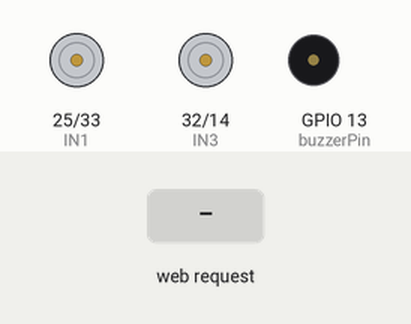
Bench run of a sketch on a simulated ESP32. Parts: motor-driver pin pairs drawn as motors (green arrow = first pin HIGH = forward, orange = second pin HIGH = backward, longer = more drive, scaled by the enable pin), buzzer (waves = sounding, pin HIGH). The inputs (shaded band) are chosen by the test bench. WiFi joins after 1.5 s; servers stay silent unless stated; what the sketch prints to the serial monitor is not drawn.

Above: at 2.7 s.
2.8 s: HTTP request GET /BACK received
At 3.55 s:
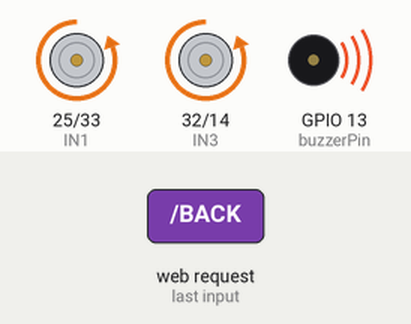
5.8 s: HTTP request GET /FORWARD received
At 6.1 s:
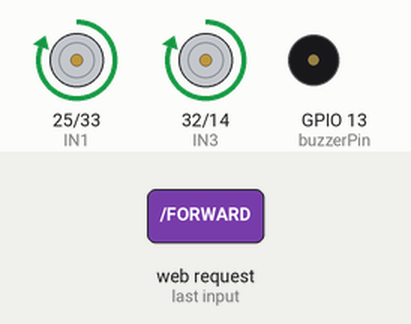
7.3 s: HTTP request GET /LEFT received
At 8.4 s:
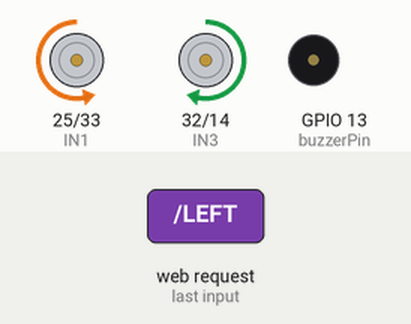
8.8 s: HTTP request GET /RIGHT received
At 9.6 s:
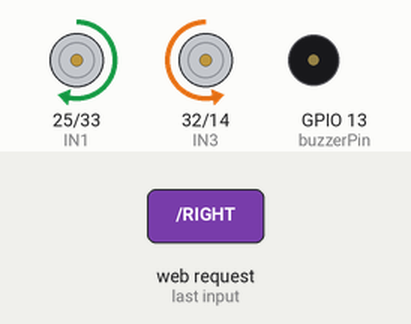
10.3 s: HTTP request GET /STOP received
At 10.7 s:
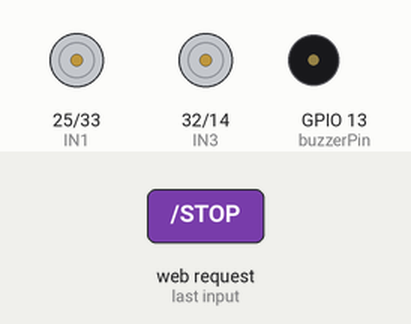
11.8 s: HTTP request GET /FORWARD received
At 13.0 s:
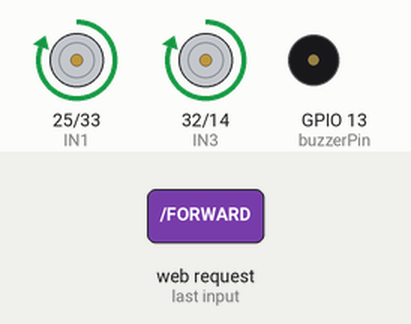
Timing chart, 0 to 14.3 s (numbered marks = the images above; inputs shaded):
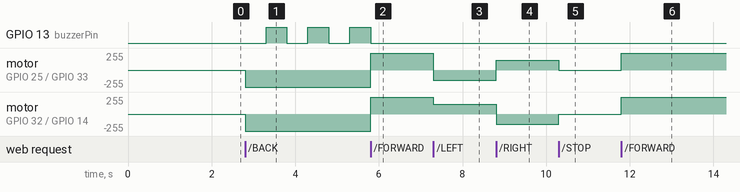

Measured:
- after the input at 2.8 s, GPIO 13 (buzzerPin): alternates HIGH for 0.50 s and LOW for 0.50 s, starting after 0.50 s; motor on GPIO 25 (IN1) / GPIO 33 (IN2), motor on GPIO 32 (IN3) / GPIO 14 (IN4): stopped → backward 255/255 at once
- after the input at 5.8 s, GPIO 13 (buzzerPin): goes on until 5.8 s, then stays LOW; motor on GPIO 25 (IN1) / GPIO 33 (IN2), motor on GPIO 32 (IN3) / GPIO 14 (IN4): backward 255/255 → forward 255/255 at once
- after the input at 7.3 s, motor on GPIO 25 (IN1) / GPIO 33 (IN2): forward 255/255 → backward 150/255 at once; motor on GPIO 32 (IN3) / GPIO 14 (IN4): forward 255/255 → forward 150/255 at once
- after the input at 8.8 s, motor on GPIO 25 (IN1) / GPIO 33 (IN2): backward 150/255 → forward 150/255 at once; motor on GPIO 32 (IN3) / GPIO 14 (IN4): forward 150/255 → backward 150/255 at once
- after the input at 10.3 s, motor on GPIO 25 (IN1) / GPIO 33 (IN2): forward 150/255 → stopped at once; motor on GPIO 32 (IN3) / GPIO 14 (IN4): backward 150/255 → stopped at once
- after the input at 11.8 s, motor on GPIO 25 (IN1) / GPIO 33 (IN2), motor on GPIO 32 (IN3) / GPIO 14 (IN4): stopped → forward 255/255 at once

The sketch:

arduino_carro_buzzer.ino
```cpp
#include <WiFi.h>
#include <WebServer.h>
#include <Ticker.h>

const char* ssid = "GalaxyA31";       // seu Wi-Fi
const char* password = "775775775";   // senha do Wi-Fi

// Definição dos pinos
#define ENA 26  // PWM Motor A
#define IN1 25  // Motor A frente
#define IN2 33  // Motor A ré

#define ENB 27  // PWM Motor B
#define IN3 32  // Motor B frente
#define IN4 14  // Motor B ré

const int buzzerPin = 13; // Pino do Buzzer

WebServer server(80);
Ticker buzzerTicker;

bool buzzerState = false;

// Funções de controle do buzzer
void toggleBuzzer() {
  buzzerState = !buzzerState;
  digitalWrite(buzzerPin, buzzerState);
}

// HTML + CSS + JS dentro do Arduino
const char* htmlPage = R"rawliteral(
<!DOCTYPE html>
<html lang="pt-br">
<head>
<meta charset="UTF-8">
<meta name="viewport" content="width=device-width, initial-scale=1.0">
<title>Controle do Carrinho - ESP32</title>
<style>
body { font-family: Arial, sans-serif; display: flex; justify-content: center; align-items: center; min-height: 100vh; background-color: #f0f0f0; margin:0; text-align:center;}
.container { background-color:#fff; padding:2em; border-radius:10px; box-shadow:0 4px 8px rgba(0,0,0,0.1);}
h1 { color:#333; margin-bottom:1em; }
.status { font-size:1.2em; color:#666; margin-bottom:1.5em;}
.button-group { display:flex; flex-wrap:wrap; gap:20px; justify-content:center;}
.control-button { padding:15px 30px; font-size:1em; border:none; border-radius:5px; cursor:pointer; color:white; transition:0.3s;}
#forward { background-color:#4CAF50; } #forward:hover { background-color:#45a049; }
#back { background-color:#f44336; } #back:hover { background-color:#e53935; }
#left { background-color:#ff9800; } #left:hover { background-color:#e68a00; }
#right { background-color:#2196F3; } #right:hover { background-color:#1976d2; }
#stop { background-color:#9E9E9E; } #stop:hover { background-color:#7e7e7e; }
</style>
</head>
<body>
<div class="container">
<h1>Controle do Carrinho</h1>
<p class="status" id="status-text">Status: parado</p>
<div class="button-group">
  <button id="forward" class="control-button">Frente</button>
  <button id="back" class="control-button">Ré</button>
  <button id="left" class="control-button">Esquerda</button>
  <button id="right" class="control-button">Direita</button>
  <button id="stop" class="control-button">Parar</button>
</div>
</div>
<script>
const statusText = document.getElementById('status-text');

document.getElementById('forward').addEventListener('click',()=>toggleCar('FORWARD'));
document.getElementById('back').addEventListener('click',()=>toggleCar('BACK'));
document.getElementById('left').addEventListener('click',()=>toggleCar('LEFT'));
document.getElementById('right').addEventListener('click',()=>toggleCar('RIGHT'));
document.getElementById('stop').addEventListener('click',()=>toggleCar('STOP'));

async function toggleCar(command){
    try{
        const response = await fetch('/'+command);
        await response.text();
        statusText.textContent = 'Status: ' + command.toLowerCase();
    }catch(err){
        statusText.textContent = 'Erro de conexão';
        console.error(err);
    }
}
</script>
</body>
</html>
)rawliteral";

// Funções de controle do carrinho
void moveForward() {
  buzzerTicker.detach(); // Garante que o buzzer pare de apitar
  digitalWrite(buzzerPin, LOW); // Garante que o buzzer esteja desligado
  analogWrite(ENA, 255);
  digitalWrite(IN1, HIGH);
  digitalWrite(IN2, LOW);
  analogWrite(ENB, 255);
  digitalWrite(IN3, HIGH);
  digitalWrite(IN4, LOW);
  Serial.println("Frente");
}

void moveBack() {
  buzzerTicker.attach_ms(500, toggleBuzzer); // Toca o buzzer a cada 500ms
  analogWrite(ENA, 255);
  digitalWrite(IN1, LOW);
  digitalWrite(IN2, HIGH);
  analogWrite(ENB, 255);
  digitalWrite(IN3, LOW);
  digitalWrite(IN4, HIGH);
  Serial.println("Ré");
}

void turnLeft() {
  buzzerTicker.detach();
  digitalWrite(buzzerPin, LOW);
  analogWrite(ENA, 150);
  digitalWrite(IN1, LOW);
  digitalWrite(IN2, HIGH);
  analogWrite(ENB, 150);
  digitalWrite(IN3, HIGH);
  digitalWrite(IN4, LOW);
  Serial.println("Esquerda");
}

void turnRight() {
  buzzerTicker.detach();
  digitalWrite(buzzerPin, LOW);
  analogWrite(ENA, 150);
  digitalWrite(IN1, HIGH);
  digitalWrite(IN2, LOW);
  analogWrite(ENB, 150);
  digitalWrite(IN3, LOW);
  digitalWrite(IN4, HIGH);
  Serial.println("Direita");
}

void stopCar() {
  buzzerTicker.detach(); // Garante que o buzzer pare de apitar
  digitalWrite(buzzerPin, LOW); // Garante que o buzzer esteja desligado
  digitalWrite(IN1, LOW);
  digitalWrite(IN2, LOW);
  digitalWrite(IN3, LOW);
  digitalWrite(IN4, LOW);
  Serial.println("Parado");
}

// Rotas do servidor
void handleRoot() { server.send(200, "text/html", htmlPage); }
void handleForward() { moveForward(); server.send(200,"text/plain","OK"); }
void handleBack() { moveBack(); server.send(200,"text/plain","OK"); }
void handleLeft() { turnLeft(); server.send(200,"text/plain","OK"); }
void handleRight() { turnRight(); server.send(200,"text/plain","OK"); }
void handleStop() { stopCar(); server.send(200,"text/plain","OK"); }

void setup() {
  Serial.begin(115200);

  // Pinos como saída
  pinMode(ENA, OUTPUT);
  pinMode(IN1, OUTPUT);
  pinMode(IN2, OUTPUT);
  pinMode(ENB, OUTPUT);
  pinMode(IN3, OUTPUT);
  pinMode(IN4, OUTPUT);
  pinMode(buzzerPin, OUTPUT);

  stopCar();

  // Conecta Wi-Fi
  WiFi.begin(ssid,password);
  Serial.print("Conectando ao Wi-Fi");
  while(WiFi.status()!=WL_CONNECTED){ delay(500); Serial.print("."); }
  Serial.println();
  Serial.print("Conectado! IP: "); Serial.println(WiFi.localIP());

  // Rotas HTTP
  server.on("/", handleRoot);
  server.on("/FORWARD", handleForward);
  server.on("/BACK", handleBack);
  server.on("/LEFT", handleLeft);
  server.on("/RIGHT", handleRight);
  server.on("/STOP", handleStop);

  server.begin();
  Serial.println("Servidor iniciado!");
}

void loop() {
  server.handleClient();
}
```
